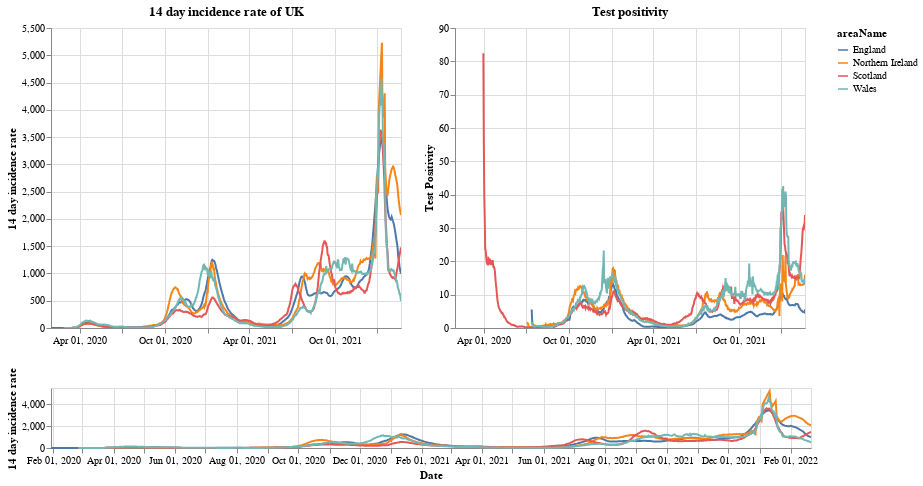

The notebook cell saved with this chart:
### Markdown cell above
# Plots

First a plot with each country in the UK. The top right shows the positivity rate for (which is the percentage of registered tests which were positive) while the top left is the 14 day incidence rate. The bottom chart can be used to select the timeframe (does not work on a mobile device).

### Code cell
#collapse
brush = alt.selection(type='interval', name='DateBrush',encodings=['x'],fields=['Time'])
leg_selection = alt.selection_multi(fields=['areaName'], bind='legend')

base = alt.Chart(uk_cases).mark_line().encode(
    x=alt.X("yearmonthdate(date):T", axis=alt.Axis(title='Date')),
    y=alt.Y("twoWeeklyCasesRate:Q", axis=alt.Axis(title='14 day incidence rate')),
    tooltip=['areaName', 'date','twoWeeklyCasesRate', 'testPositivity'],
    color='areaName',
    opacity=alt.condition(leg_selection, alt.value(2), alt.value(0.1))
).add_selection(leg_selection).properties(width=350)

upper = base.encode(alt.X('yearmonthdate(date):T', axis=alt.Axis(title=''),
                         scale=alt.Scale(domain=brush))
                   ).properties(title=f'14 day incidence rate of UK')
upper_right = upper.encode(alt.Y('testPositivity:Q', axis=alt.Axis(title='Test Positivity'))).properties(title='Test positivity')
lower = base.properties(height=60, width = 760).add_selection(brush)

(upper | upper_right) & lower

### Figure 1 — Vega-Lite specification as saved in the notebook (floating-point values rounded to 4 significant figures; data arrays with more than 128 entries replaced by an {"elided": "..."} marker saying what was removed)
{"config": {"view": {"continuousWidth": 400, "continuousHeight": 300}}, "vconcat": [{"hconcat": [{"mark": "line", "encoding": {"color": {"type": "nominal", "field": "areaName"}, "opacity": {"condition": {"value": 2, "selection": "selector001"}, "value": 0.1}, "tooltip": [{"type": "nominal", "field": "areaName"}, {"type": "temporal", "field": "date"}, {"type": "quantitative", "field": "twoWeeklyCasesRate"}, {"type": "quantitative", "field": "testPositivity"}], "x": {"type": "temporal", "axis": {"title": ""}, "field": "date", "scale": {"domain": {"selection": "DateBrush"}}, "timeUnit": "yearmonthdate"}, "y": {"type": "quantitative", "axis": {"title": "14 day incidence rate"}, "field": "twoWeeklyCasesRate"}}, "selection": {"selector001": {"type": "multi", "fields": ["areaName"], "bind": "legend"}}, "title": "14 day incidence rate of UK", "width": 350}, {"mark": "line", "encoding": {"color": {"type": "nominal", "field": "areaName"}, "opacity": {"condition": {"value": 2, "selection": "selector001"}, "value": 0.1}, "tooltip": [{"type": "nominal", "field": "areaName"}, {"type": "temporal", "field": "date"}, {"type": "quantitative", "field": "twoWeeklyCasesRate"}, {"type": "quantitative", "field": "testPositivity"}], "x": {"type": "temporal", "axis": {"title": ""}, "field": "date", "scale": {"domain": {"selection": "DateBrush"}}, "timeUnit": "yearmonthdate"}, "y": {"type": "quantitative", "axis": {"title": "Test Positivity"}, "field": "testPositivity"}}, "selection": {"selector001": {"type": "multi", "fields": ["areaName"], "bind": "legend"}}, "title": "Test positivity", "width": 350}]}, {"mark": "line", "encoding": {"color": {"type": "nominal", "field": "areaName"}, "opacity": {"condition": {"value": 2, "selection": "selector001"}, "value": 0.1}, "tooltip": [{"type": "nominal", "field": "areaName"}, {"type": "temporal", "field": "date"}, {"type": "quantitative", "field": "twoWeeklyCasesRate"}, {"type": "quantitative", "field": "testPositivity"}], "x": {"type": "temporal", "axis": {"title": "Date"}, "field": "date", "timeUnit": "yearmonthdate"}, "y": {"type": "quantitative", "axis": {"title": "14 day incidence rate"}, "field": "twoWeeklyCasesRate"}}, "height": 60, "selection": {"selector001": {"type": "multi", "fields": ["areaName"], "bind": "legend"}, "DateBrush": {"type": "interval", "encodings": ["x"], "fields": ["Time"]}}, "width": 760}], "data": {"name": "data-f96140a25bfcab00ada6f3621149b8f7"}, "$schema": "https://vega.github.io/schema/vega-lite/v4.8.1.json", "datasets": {"data-f96140a25bfcab00ada6f3621149b8f7": {"elided": "2932 records"}}}
